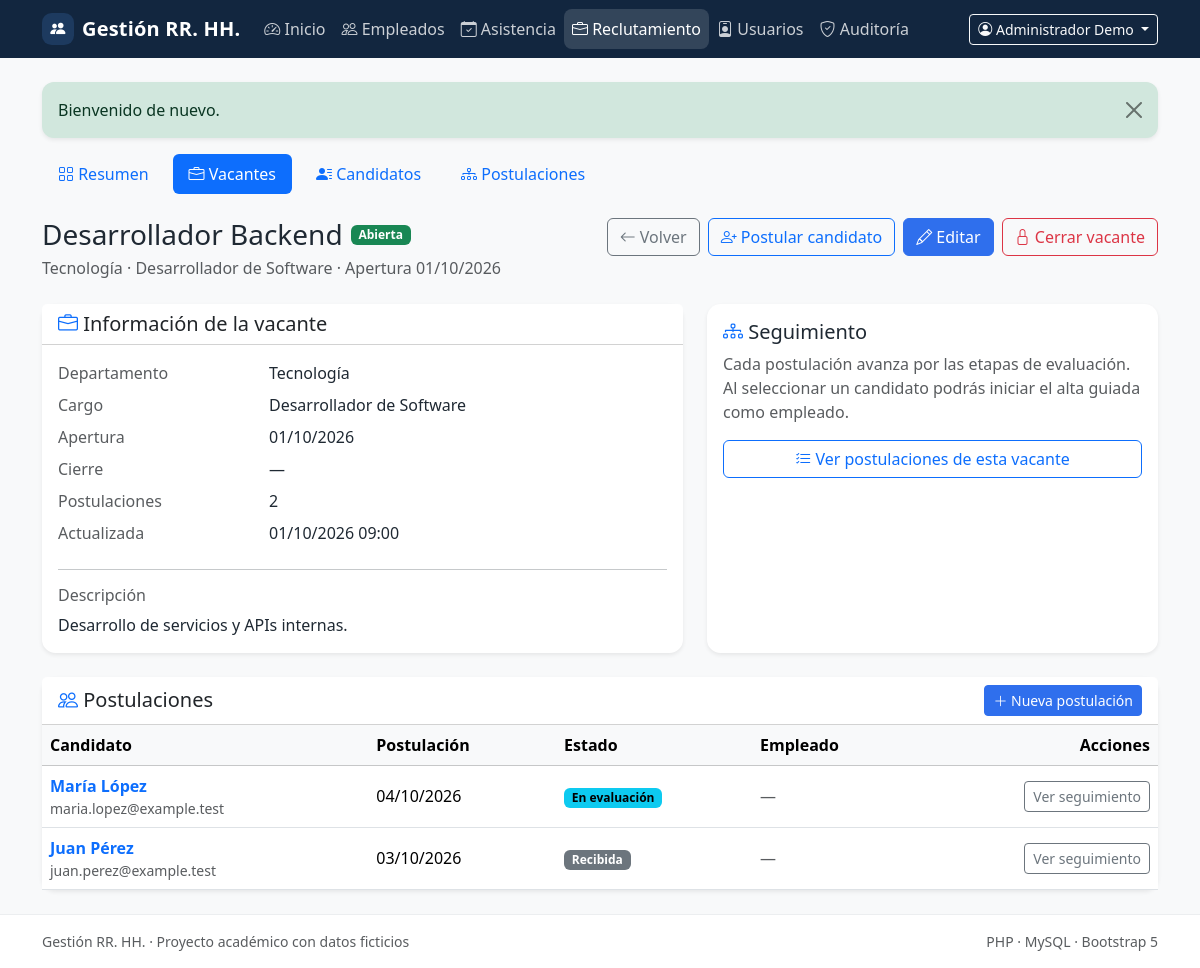
The page /vacancies/1 (signed in) on the database its author committed.
### tables this page shows
CREATE TABLE IF NOT EXISTS users (
    id BIGINT UNSIGNED NOT NULL AUTO_INCREMENT,
    name VARCHAR(120) NOT NULL,
    email VARCHAR(190) NOT NULL,
    password_hash VARCHAR(255) NOT NULL,
    password_changed_at DATETIME(6) NULL,
    role ENUM('admin', 'hr') NOT NULL DEFAULT 'hr',
    is_active TINYINT(1) NOT NULL DEFAULT 1,
    last_login_at DATETIME NULL,
    created_at TIMESTAMP NOT NULL DEFAULT CURRENT_TIMESTAMP,
    updated_at TIMESTAMP NOT NULL DEFAULT CURRENT_TIMESTAMP ON UPDATE CURRENT_TIMESTAMP,
    PRIMARY KEY (id),
    UNIQUE KEY uq_users_email (email),
    KEY idx_users_role_active (role, is_active)
);

CREATE TABLE IF NOT EXISTS vacancies (
    id BIGINT UNSIGNED NOT NULL AUTO_INCREMENT,
    title VARCHAR(150) NOT NULL,
    description TEXT NULL,
    department_id BIGINT UNSIGNED NOT NULL,
    position_id BIGINT UNSIGNED NULL,
    opening_date DATE NOT NULL,
    closing_date DATE NULL,
    status ENUM('open', 'closed') NOT NULL DEFAULT 'open',
    created_by BIGINT UNSIGNED NULL,
    updated_by BIGINT UNSIGNED NULL,
    created_at TIMESTAMP NOT NULL DEFAULT CURRENT_TIMESTAMP,
    updated_at TIMESTAMP NOT NULL DEFAULT CURRENT_TIMESTAMP ON UPDATE CURRENT_TIMESTAMP,
    PRIMARY KEY (id),
    KEY idx_vacancies_status (status),
    KEY idx_vacancies_department (department_id),
    KEY idx_vacancies_opening_date (opening_date),
    CONSTRAINT fk_vacancies_department
        FOREIGN KEY (department_id) REFERENCES departments (id)
        ON UPDATE CASCADE ON DELETE RESTRICT,
    CONSTRAINT fk_vacancies_position
        FOREIGN KEY (position_id) REFERENCES positions (id)
        ON UPDATE CASCADE ON DELETE RESTRICT,
    CONSTRAINT fk_vacancies_created_by
        FOREIGN KEY (created_by) REFERENCES users (id)
        ON UPDATE CASCADE ON DELETE SET NULL,
    CONSTRAINT fk_vacancies_updated_by
        FOREIGN KEY (updated_by) REFERENCES users (id)
        ON UPDATE CASCADE ON DELETE SET NULL,
    CONSTRAINT chk_vacancies_dates
        CHECK (closing_date IS NULL OR closing_date >= opening_date)
);

CREATE TABLE IF NOT EXISTS applications (
    id BIGINT UNSIGNED NOT NULL AUTO_INCREMENT,
    candidate_id BIGINT UNSIGNED NOT NULL,
    vacancy_id BIGINT UNSIGNED NOT NULL,
    applied_at DATETIME NOT NULL DEFAULT CURRENT_TIMESTAMP,
    status ENUM('received', 'screening', 'interview', 'selected', 'rejected') NOT NULL DEFAULT 'received',
    notes TEXT NULL,
    employee_id BIGINT UNSIGNED NULL,
    created_by BIGINT UNSIGNED NULL,
    updated_by BIGINT UNSIGNED NULL,
    created_at TIMESTAMP NOT NULL DEFAULT CURRENT_TIMESTAMP,
    updated_at TIMESTAMP NOT NULL DEFAULT CURRENT_TIMESTAMP ON UPDATE CURRENT_TIMESTAMP,
    PRIMARY KEY (id),
    UNIQUE KEY uq_applications_candidate_vacancy (candidate_id, vacancy_id),
    KEY idx_applications_vacancy (vacancy_id),
    KEY idx_applications_status (status),
    KEY idx_applications_employee (employee_id),
    CONSTRAINT fk_applications_candidate
        FOREIGN KEY (candidate_id) REFERENCES candidates (id)
        ON UPDATE CASCADE ON DELETE RESTRICT,
    CONSTRAINT fk_applications_vacancy
        FOREIGN KEY (vacancy_id) REFERENCES vacancies (id)
        ON UPDATE CASCADE ON DELETE RESTRICT,
    CONSTRAINT fk_applications_employee
        FOREIGN KEY (employee_id) REFERENCES employees (id)
        ON UPDATE CASCADE ON DELETE SET NULL,
    CONSTRAINT fk_applications_created_by
        FOREIGN KEY (created_by) REFERENCES users (id)
        ON UPDATE CASCADE ON DELETE SET NULL,
    CONSTRAINT fk_applications_updated_by
        FOREIGN KEY (updated_by) REFERENCES users (id)
        ON UPDATE CASCADE ON DELETE SET NULL
);

CREATE TABLE IF NOT EXISTS candidates (
    id BIGINT UNSIGNED NOT NULL AUTO_INCREMENT,
    first_name VARCHAR(80) NOT NULL,
    last_name VARCHAR(80) NOT NULL,
    email VARCHAR(190) NOT NULL,
    phone VARCHAR(30) NULL,
    notes TEXT NULL,
    created_by BIGINT UNSIGNED NULL,
    updated_by BIGINT UNSIGNED NULL,
    created_at TIMESTAMP NOT NULL DEFAULT CURRENT_TIMESTAMP,
    updated_at TIMESTAMP NOT NULL DEFAULT CURRENT_TIMESTAMP ON UPDATE CURRENT_TIMESTAMP,
    PRIMARY KEY (id),
    UNIQUE KEY uq_candidates_email (email),
    KEY idx_candidates_name (last_name, first_name),
    CONSTRAINT fk_candidates_created_by
        FOREIGN KEY (created_by) REFERENCES users (id)
        ON UPDATE CASCADE ON DELETE SET NULL,
    CONSTRAINT fk_candidates_updated_by
        FOREIGN KEY (updated_by) REFERENCES users (id)
        ON UPDATE CASCADE ON DELETE SET NULL
);

### src/Modules/Recruitment/Views/vacancies/show.php (the view, shortened to what the rows shown need)
<?php
$activeTab = 'vacancies';
require dirname(__DIR__) . '/partials/tabs.php';
$isOpen = (string) $vacancy['status'] === 'open';
$statusClass = $isOpen ? 'success' : 'secondary';
$statusClasses = [
    'received' => 'secondary',
    'screening' => 'info',
    'interview' => 'primary',
    'selected' => 'success',
    'rejected' => 'danger',
];
$applicationCount = count($applications);
?>
<div class="d-flex flex-wrap justify-content-between align-items-start gap-3 mb-4">
    <div>
        <div class="d-flex flex-wrap align-items-center gap-2 mb-1">
            <h1 class="h3 mb-0"><?= e((string) $vacancy['title']) ?></h1>
            <span class="badge text-bg-<?= e($statusClass) ?>"><?= e(status_label((string) $vacancy['status'])) ?></span>
        </div>
        <p class="text-body-secondary mb-0">
            <?= e((string) $vacancy['department_name']) ?>
            <?php if ($vacancy['position_name'] !== null): ?>
                · <?= e((string) $vacancy['position_name']) ?>
            <?php endif; ?>
            · Apertura <?= e(format_date((string) $vacancy['opening_date'])) ?>
        </p>
    </div>
</div>
<div class="row g-4 mb-4">
    <div class="col-12 col-lg-7">
        <div class="card border-0 shadow-sm h-100">
            <div class="card-header bg-white">
                <h2 class="h5 mb-0"><i class="bi bi-briefcase text-primary"></i> Información de la vacante</h2>
            </div>
            <div class="card-body">
                <dl class="row mb-0">
                    <dt class="col-sm-4 text-body-secondary fw-normal">Departamento</dt>
                    <dd class="col-sm-8"><?= e((string) $vacancy['department_name']) ?></dd>
                    <dt class="col-sm-4 text-body-secondary fw-normal">Cargo</dt>
                    <dd class="col-sm-8"><?= e((string) ($vacancy['position_name'] ?? 'Sin cargo')) ?></dd>
                    <dt class="col-sm-4 text-body-secondary fw-normal">Apertura</dt>
                    <dd class="col-sm-8"><?= e(format_date((string) $vacancy['opening_date'])) ?></dd>
                    <dt class="col-sm-4 text-body-secondary fw-normal">Cierre</dt>
                    <dd class="col-sm-8"><?= e(format_date($vacancy['closing_date'] !== null ? (string) $vacancy['closing_date'] : null)) ?></dd>
                    <dt class="col-sm-4 text-body-secondary fw-normal">Postulaciones</dt>
                    <dd class="col-sm-8"><?= $applicationCount ?></dd>
                    <dt class="col-sm-4 text-body-secondary fw-normal">Actualizada</dt>
                    <dd class="col-sm-8"><?= e(format_date($vacancy['updated_at'] !== null ? (string) $vacancy['updated_at'] : null, 'd/m/Y H:i')) ?></dd>
                </dl>
                <?php if ($vacancy['description'] !== null): ?>
                    <hr>
                    <h3 class="h6 text-body-secondary">Descripción</h3>
                    <p class="mb-0" style="white-space: pre-line;"><?= e((string) $vacancy['description']) ?></p>
                <?php endif; ?>
            </div>
        </div>
    </div>
    <div class="col-12 col-lg-5">
        <div class="card border-0 shadow-sm h-100">
            <div class="card-body">
                <h2 class="h5"><i class="bi bi-diagram-3 text-primary"></i> Seguimiento</h2>
            </div>
        </div>
    </div>
</div>
<div class="card border-0 shadow-sm">
    <div class="card-header bg-white d-flex flex-wrap justify-content-between align-items-center gap-2">
        <h2 class="h5 mb-0"><i class="bi bi-people text-primary"></i> Postulaciones</h2>
    </div>
    <?php if ($applications === []): ?>
        <div class="card-body py-5 text-center">
            <i class="bi bi-person-lines-fill display-5 text-body-tertiary"></i>
            <p class="text-body-secondary mt-3 mb-3">Todavía no hay candidatos postulados a esta vacante.</p>
            <?php if ($isOpen): ?>
                <a href="/applications/create?vacancy_id=<?= (int) $vacancy['id'] ?>" class="btn btn-primary">
                    Registrar postulación
                </a>
            <?php endif; ?>
        </div>
    <?php else: ?>
        <div class="table-responsive">
            <table class="table table-hover align-middle mb-0">
                <thead class="table-light">
                <tr>
                    <th scope="col">Candidato</th>
                    <th scope="col">Postulación</th>
                    <th scope="col">Estado</th>
                    <th scope="col">Empleado</th>
                    <th scope="col" class="text-end">Acciones</th>
                </tr>
                </thead>
                <tbody>
                <?php foreach ($applications as $application): ?>
                    <tr>
                        <td>
                            <a class="fw-semibold text-decoration-none"
                               href="/applications/<?= (int) $application['id'] ?>">
                                <?= e((string) $application['candidate_name_natural']) ?>
                            </a>
                            <div class="small text-body-secondary"><?= e((string) $application['candidate_email']) ?></div>
                        </td>
                        <td><?= e(format_date((string) $application['applied_at'])) ?></td>
                        <td>
                            <span class="badge text-bg-<?= e($statusClasses[(string) $application['status']] ?? 'secondary') ?>">
                                <?= e(status_label((string) $application['status'])) ?>
                            </span>
                        </td>
                        <td>
                            <?php if ($application['employee_id'] !== null): ?>
                                <a href="/employees/<?= (int) $application['employee_id'] ?>">
                                    <?= e((string) ($application['employee_name'] ?? 'Ver empleado')) ?>
                                </a>
                            <?php else: ?>
                                <span class="text-body-secondary">—</span>
                            <?php endif; ?>
                        </td>
                        <td class="text-end">
                            <a href="/applications/<?= (int) $application['id'] ?>"
                               class="btn btn-sm btn-outline-secondary">Ver seguimiento</a>
                        </td>
                    </tr>
                <?php endforeach; ?>
                </tbody>
            </table>
        </div>
    <?php endif; ?>
</div>

### src/Shared/Views/layouts/app.php (shortened to what the rows shown need)
<!doctype html>
<html lang="es">
<head>
    <link href="https://cdn.jsdelivr.net/npm/bootstrap@5.3.3/dist/css/bootstrap.min.css" rel="stylesheet">
    <link href="https://cdn.jsdelivr.net/npm/bootstrap-icons@1.11.3/font/bootstrap-icons.min.css" rel="stylesheet">
    <link href="<?= e(asset('css/app.css')) ?>" rel="stylesheet">
</head>
<body class="bg-body-tertiary d-flex flex-column min-vh-100">
<nav class="navbar navbar-expand-lg navbar-dark app-navbar">
    <div class="container">
        <div class="collapse navbar-collapse" id="mainNavigation">
            <?php if ($currentUser !== null): ?>
                <div class="dropdown">
                    <button class="btn btn-sm btn-outline-light dropdown-toggle" type="button"
                            data-bs-toggle="dropdown" aria-expanded="false">
                        <i class="bi bi-person-circle"></i>
                        <?= e((string) $currentUser['name']) ?>
                    </button>
                </div>
            <?php endif; ?>
        </div>
    </div>
</nav>
<main class="flex-grow-1 py-4">
    <div class="container">
        <?php require __DIR__ . '/../partials/flash.php'; ?>
        <?= $content ?>
    </div>
</main>
</body>
</html>

### rows shown on the page
users: name "Administrador Demo"
vacancies: title "Desarrollador Backend", status "Abierta", opening_date "01/10/2026", closing_date "—", updated_at "01/10/2026 09:00", description "Desarrollo de servicios y APIs internas."
applications: candidate_name_natural "María López", candidate.email "maria.lopez@example.test", applied_at "04/10/2026", status "En evaluación"
applications: candidate_name_natural "Juan Pérez", candidate.email "juan.perez@example.test", applied_at "03/10/2026", status "Recibida"

### other values the page prints
$appName "Gestión RR. HH."
$item['label'] "Inicio"
$item['label'] "Empleados"
$item['label'] "Asistencia"
$item['label'] "Reclutamiento"
$item['label'] "Usuarios"
$item['label'] "Auditoría"
$message['message'] "Bienvenido de nuevo."
$tab['label'] "Resumen"
$tab['label'] "Vacantes"
$tab['label'] "Candidatos"
$tab['label'] "Postulaciones"
$vacancy['department_name'] "Tecnología"
$vacancy['position_name'] "Desarrollador de Software"
$applicationCount "2"
